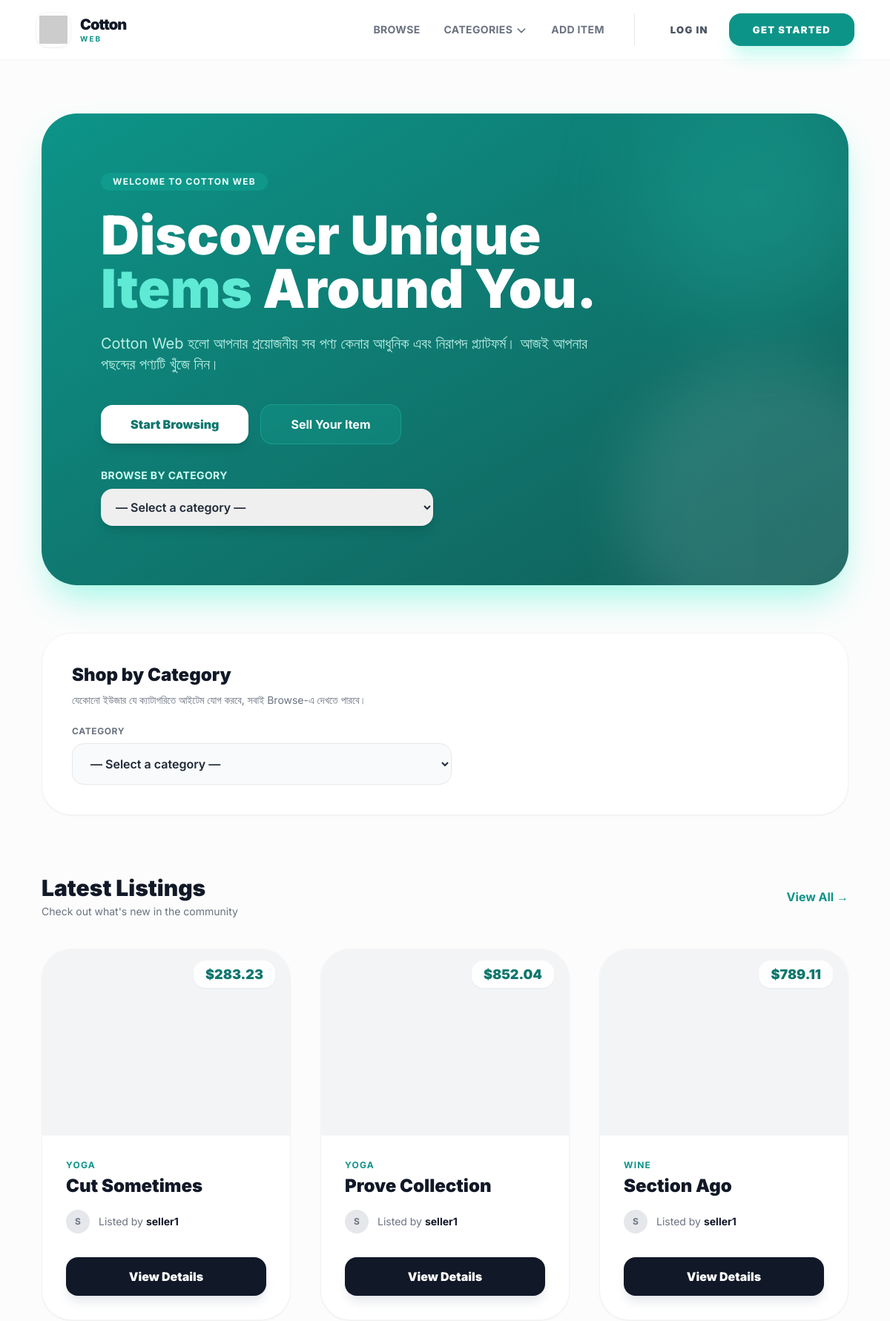
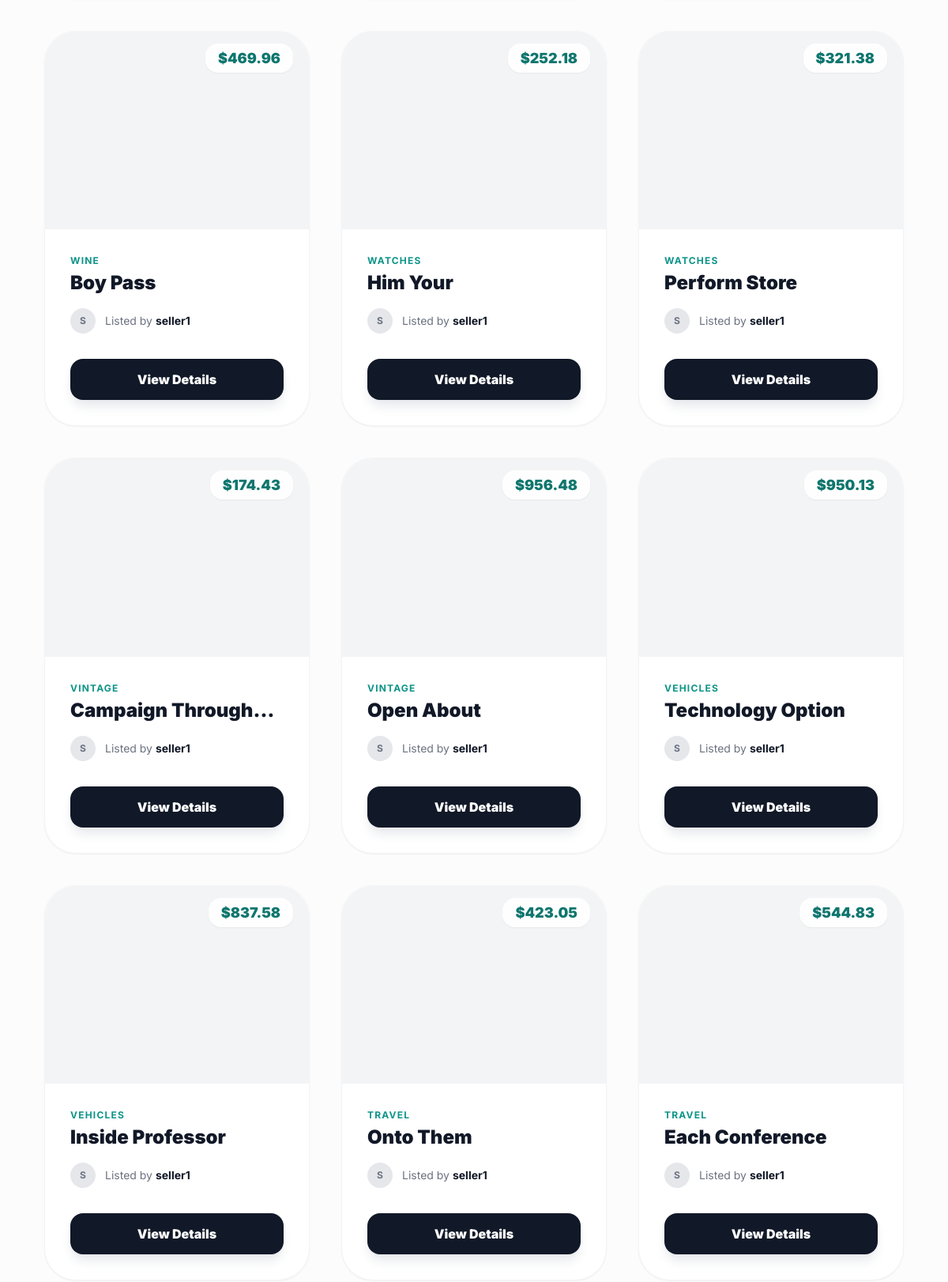
The page / (upper part) on the database its author committed (2 pictures, top to bottom).
### item/models.py (models this page shows, shortened)
class Item(models.Model):
    category = models.ForeignKey(
        Category,
        related_name='items',
        on_delete=models.CASCADE,
    )
    user = models.ForeignKey(
        settings.AUTH_USER_MODEL,
        related_name='items',
        on_delete=models.CASCADE,
    )
    name = models.CharField(max_length=100)
    description = models.TextField(blank=True, null=True)
    price = models.FloatField()
    image = models.ImageField(upload_to='item_images', blank=True, null=True)
    is_sold = models.BooleanField(default=False, db_index=True)
    created_at = models.DateTimeField(auto_now_add=True, db_index=True)

class Category(models.Model):
    name = models.CharField(max_length=200)
    class Meta:
        verbose_name_plural = 'Categories'
        ordering = ('name',)

### core/models.py (models this page shows, shortened)
class CustomUserModel(AbstractUser):
    full_name = models.CharField(max_length=100, null=True, blank=True)
    phone = models.CharField(max_length=20, null=True, blank=True)
    USER_TYPE_CHOICES = [
        ('Admin', 'Admin'),
        ('Seller', 'Seller'),
        ('Buyer', 'Buyer'),
    ]
    user_type = models.CharField(max_length=20, choices=USER_TYPE_CHOICES, null=True, blank=True)

### core/views.py (the view)
# urls.py: path('', views.index, name='index'),
def index(request):
    items = (
        Item.objects.filter(is_sold=False)
        .select_related('category', 'user')
        .order_by('-created_at')[:12]
    )
    categories = Category.objects.all().order_by('name')
    return render(request, 'core/index.html', {
        'categories': categories,
        'items': items,
    })

### core/templates/core/index.html (shortened to what this page needs)
{% extends 'core/base.html' %}
{% block content %}
<div class="max-w-7xl mx-auto px-4 sm:px-6 lg:px-8 py-6">
    <div class="relative bg-gradient-to-br from-teal-600 to-teal-800 rounded-[3rem] p-10 md:p-20 mb-16 overflow-hidden shadow-2xl shadow-teal-200">
        <div class="relative z-10 max-w-2xl">
            <span class="inline-block px-4 py-1 bg-teal-500/30 backdrop-blur-md text-teal-50 text-xs font-bold rounded-full mb-6 uppercase tracking-widest">
                Welcome to Cotton Web
            </span>
            <h1 class="text-5xl md:text-7xl font-black text-white leading-tight mb-6">
                Discover Unique <span class="text-teal-300">Items</span> Around You.
            </h1>
            <p class="text-teal-100 text-lg md:text-xl mb-10 leading-relaxed opacity-90">
                Cotton Web হলো আপনার প্রয়োজনীয় সব পণ্য কেনার আধুনিক এবং নিরাপদ প্ল্যাটফর্ম। আজই আপনার পছন্দের পণ্যটি খুঁজে নিন।
            </p>
            <div class="flex flex-col sm:flex-row gap-4 flex-wrap items-stretch sm:items-center">
                <a href="{% url 'item:items' %}" class="inline-flex items-center justify-center px-10 py-4 bg-white text-teal-700 font-black rounded-2xl hover:bg-teal-50 transition-all transform hover:scale-105 shadow-lg">
                    Start Browsing
                </a>
                <a href="{% url 'item:new' %}" class="inline-flex items-center justify-center px-10 py-4 bg-teal-500/20 border border-teal-400/30 text-white font-bold rounded-2xl hover:bg-teal-500/40 transition-all backdrop-blur-sm">
                    Sell Your Item
                </a>
            </div>
            <div class="mt-8 max-w-md">
                <label for="home-category" class="block text-teal-100 text-sm font-bold mb-2 uppercase tracking-wide">
                    Browse by Category
                </label>
                <select id="home-category"
                        class="w-full py-3.5 px-4 rounded-2xl border-0 text-gray-800 font-semibold shadow-lg focus:ring-4 focus:ring-teal-300/50 outline-none cursor-pointer"
                        onchange="if (this.value) window.location.href = this.value;">
                    <option value="">— Select a category —</option>
                </select>
            </div>
        </div>
        <div class="absolute -right-10 -top-10 w-80 h-80 bg-teal-400 rounded-full opacity-20 blur-3xl animate-pulse"></div>
        <div class="absolute -right-20 -bottom-20 w-96 h-96 bg-white rounded-full opacity-10 blur-2xl"></div>
    </div>
    <div class="mb-20 bg-white rounded-[2.5rem] border border-gray-100 p-8 md:p-10 shadow-sm">
        <h2 class="text-2xl font-black text-gray-900 mb-2">Shop by Category</h2>
        <p class="text-gray-500 text-sm mb-6">যেকোনো ইউজার যে ক্যাটাগরিতে আইটেম যোগ করবে, সবাই Browse-এ দেখতে পারবে।</p>
        <label for="home-category-main" class="block text-xs font-bold text-gray-500 uppercase tracking-wider mb-2">Category</label>
        <select id="home-category-main"
                class="w-full max-w-lg py-4 px-5 rounded-2xl border border-gray-200 bg-gray-50 text-gray-800 font-semibold focus:ring-2 focus:ring-teal-500 focus:border-teal-500 outline-none cursor-pointer"
                onchange="if (this.value) window.location.href = this.value;">
            <option value="">— Select a category —</option>
        </select>
    </div>
    <div>
        <div class="flex items-center justify-between mb-10">
            <div>
                <h2 class="text-3xl font-black text-gray-900">Latest Listings</h2>
                <p class="text-gray-500 text-sm mt-1">Check out what's new in the community</p>
            </div>
            <a href="{% url 'item:items' %}" class="text-teal-600 font-bold hover:underline">View All →</a>
        </div>
        <div class="grid grid-cols-1 sm:grid-cols-2 lg:grid-cols-3 gap-10">
            {% for item in items %}
                <div class="group bg-white rounded-[2.5rem] border border-gray-100 overflow-hidden shadow-sm hover:shadow-2xl transition-all duration-500 transform hover:-translate-y-2">
                    <div class="relative aspect-[4/3] overflow-hidden bg-gray-100">
                        {% if item.image and item.image.url %}
                            <img src="{{ item.image.url }}"
                                 alt="{{ item.name }}"
                                 loading="lazy"
                                 class="w-full h-full object-cover group-hover:scale-110 transition-transform duration-700">
                        {% else %}
                            <img src="https://picsum.photos/seed/{{ item.id }}/600/450"
                                 alt="{{ item.name }}"
                                 loading="lazy"
                                 class="w-full h-full object-cover group-hover:scale-110 transition-transform duration-700">
                        {% endif %}
                        <div class="absolute top-5 right-5">
                            <span class="bg-white/90 backdrop-blur px-4 py-2 rounded-2xl text-lg font-black text-teal-700 shadow-sm">
                                ${{ item.price }}
                            </span>
                        </div>
                    </div>
                    <div class="p-8">
                        <div class="mb-4">
                            <p class="text-teal-600 text-xs font-bold uppercase tracking-widest mb-1">{{ item.category.name }}</p>
                            <h3 class="font-black text-gray-900 text-2xl group-hover:text-teal-600 transition-colors truncate">
                                {{ item.name }}
                            </h3>
                        </div>
                        <div class="flex items-center gap-3 mb-8">
                            <div class="w-8 h-8 rounded-full bg-gray-200 flex items-center justify-center text-xs font-bold text-gray-500">
                                {{ item.user.username|slice:":1"|upper }}
                            </div>
                            <p class="text-gray-500 text-sm">Listed by <span class="text-gray-900 font-bold">{{ item.user.username }}</span></p>
                        </div>
                        <a href="{% url 'item:detail' item.id %}"
                           class="flex items-center justify-center w-full py-4 bg-gray-900 text-white font-black rounded-2xl hover:bg-teal-600 transition-all shadow-lg shadow-gray-200 hover:shadow-teal-200">
                            View Details
                        </a>
                    </div>
                </div>
            {% empty %}
                <div class="col-span-full py-20 text-center">
                    <p class="text-gray-400 text-xl italic">No items found. Be the first to list one!</p>
                </div>
            {% endfor %}
        </div>
    </div>
</div>
{% endblock %}

### rows shown on the page
Item: price "283.23", category.name "YOGA", name "Cut Sometimes", user.username "S", user.username "seller1"
Item: price "852.04", category.name "YOGA", name "Prove Collection", user.username "S", user.username "seller1"
Item: price "789.11", category.name "WINE", name "Section Ago", user.username "S", user.username "seller1"
Item: price "469.96", category.name "WINE", name "Boy Pass", user.username "S", user.username "seller1"
Item: price "252.18", category.name "WATCHES", name "Him Your", user.username "S", user.username "seller1"
Item: price "321.38", category.name "WATCHES", name "Perform Store", user.username "S", user.username "seller1"
Item: price "174.43", category.name "VINTAGE", name "Campaign Through…", user.username "S", user.username "seller1"
Item: price "956.48", category.name "VINTAGE", name "Open About", user.username "S", user.username "seller1"
Item: price "950.13", category.name "VEHICLES", name "Technology Option", user.username "S", user.username "seller1"
Item: price "837.58", category.name "VEHICLES", name "Inside Professor", user.username "S", user.username "seller1"
Item: price "423.05", category.name "TRAVEL", name "Onto Them", user.username "S", user.username "seller1"
Item: price "544.83", category.name "TRAVEL", name "Each Conference", user.username "S", user.username "seller1"
